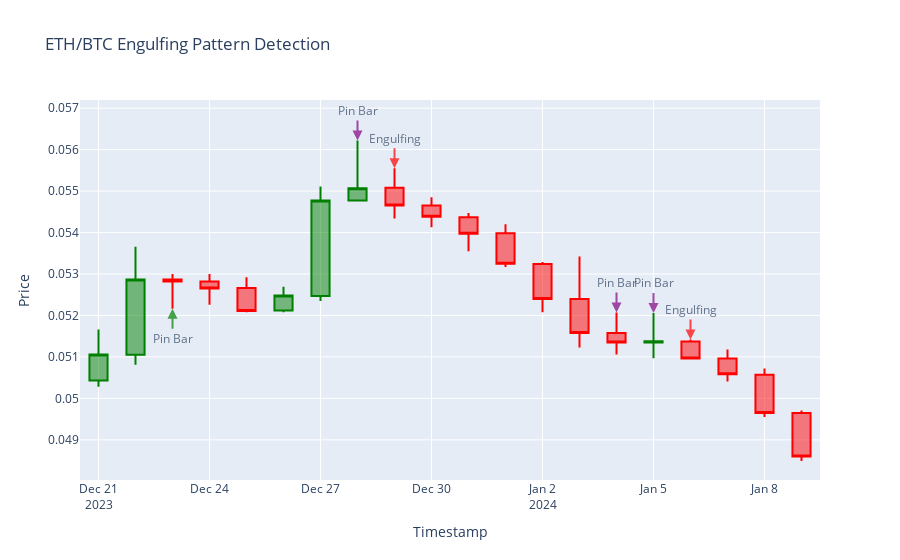
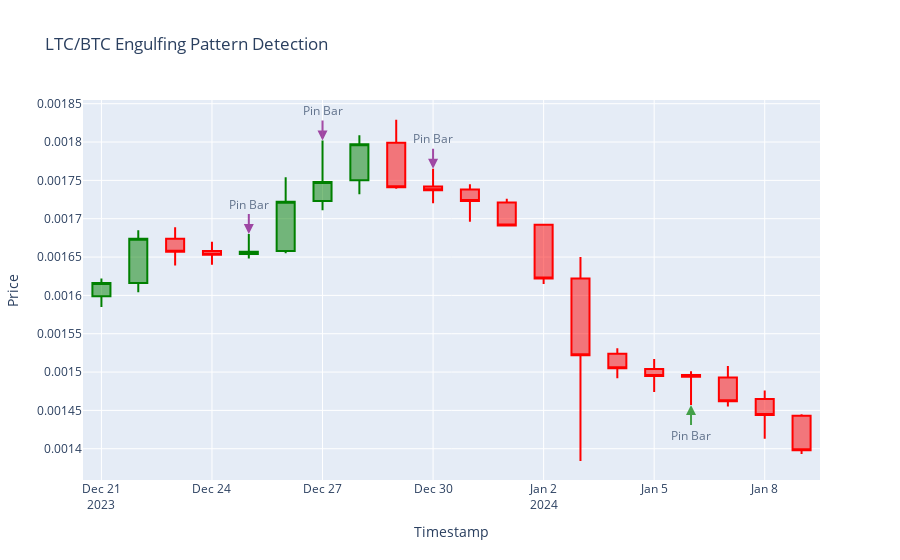
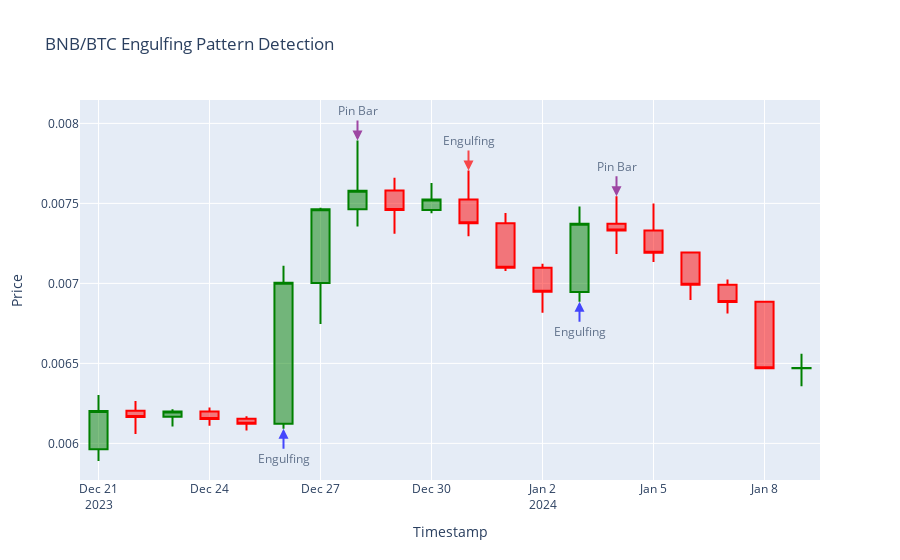
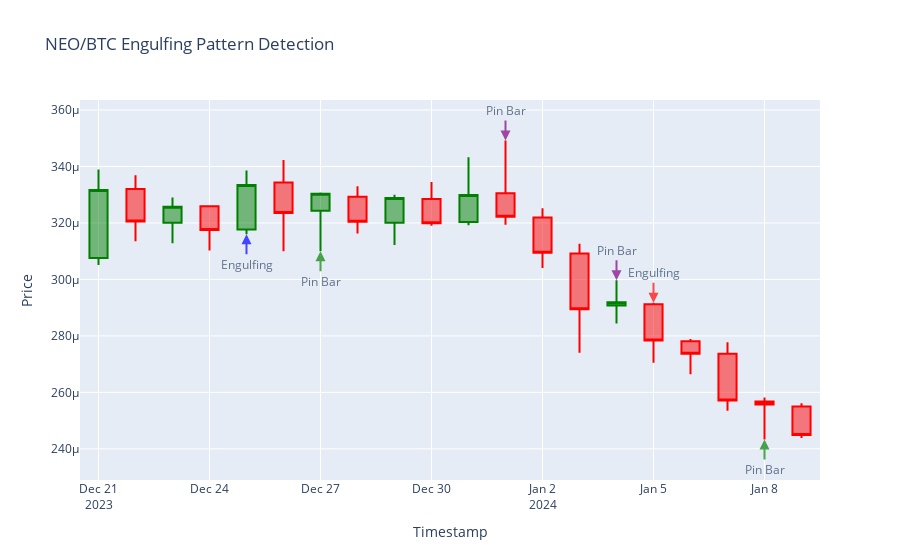

Here is the notebook cell these charts were saved with, in order:
### Code cell
import ccxt
import pandas as pd
import plotly.graph_objects as go
import plotly.io as pio
import subprocess
import re

# Function to clean up a symbol for file naming
def clean_symbol_for_filename(symbol):
    return re.sub(r'[^a-zA-Z0-9]', '_', symbol)

# Function to fetch top N cryptocurrencies by market capitalization
def get_top_cryptos(n=15):
    exchange = ccxt.binance()  # You can change this to the desired exchange
    markets = exchange.fetch_markets()
    sorted_markets = sorted(markets, key=lambda x: x['info']['market_cap_usd'] if 'market_cap_usd' in x['info'] else 0, reverse=True)[:n]
    top_symbols = [market['symbol'] for market in sorted_markets]
    return top_symbols


# Function to fetch major forex symbols
def get_major_forex_symbols():
    return ['EUR/USD', 'USD/JPY', 'GBP/USD', 'USD/CHF', 'AUD/USD', 'NZD/USD', 'USD/CAD', 'EUR/GBP', 'EUR/JPY', 'GBP/JPY']

# Function to save Plotly figure as HTML
def save_plot_to_html(fig, file_name):
    pio.write_html(fig, file_name)

# Function to convert HTML to PDF using wkhtmltopdf
def convert_html_to_pdf(html_file, pdf_file):
    subprocess.run(['wkhtmltopdf', html_file, pdf_file])

# Initialize the CCXT exchange object
exchange = ccxt.binance()  # You can change this to the desired exchange

# Get top 10 cryptocurrencies and major forex symbols
crypto_symbols = get_top_cryptos()
forex_symbols = get_major_forex_symbols()
all_symbols = crypto_symbols 

# Iterate through symbols
for symbol in all_symbols:
    # Define the trading pair and timeframe
    timeframe = '1d'

    # Fetch historical OHLCV data
    ohlcv = exchange.fetch_ohlcv(symbol, timeframe, limit=20)

    # Convert the data to a Pandas DataFrame
    df = pd.DataFrame(ohlcv, columns=['timestamp', 'open', 'high', 'low', 'close', 'volume'])

    # Convert timestamp to datetime
    df['timestamp'] = pd.to_datetime(df['timestamp'], unit='ms')

    # Detect engulfing pattern and pinbar pattern
    df['engulfing'] = 0
    df['pinbar']    = 0
    
    pinbar_intensity_wick = 3

    for i in range(1, len(df)):
        if (df['close'][i] > df['open'][i]) and (df['close'][i-1] < df['open'][i-1]) and (df['close'][i] > df['high'][i-1]):
            df.loc[i, 'engulfing'] = 1  # Bullish engulfing
            
        elif (df['close'][i] < df['open'][i]) and (df['close'][i-1] > df['open'][i-1]) and (df['close'][i] < df['low'][i-1]) :
            df.loc[i, 'engulfing'] = -1  # Bearish engulfing
            
        if ( abs(df['open'][i] - df['low'][i]) > pinbar_intensity_wick * abs(df['open'][i] - df['close'][i]) and
            abs(df['open'][i] - df['low'][i] > pinbar_intensity_wick *abs(df['close'][i] - df['high'][i]))):
            df.loc[i, 'pinbar'] = 1  # Bullish pinbar
            
        elif ( abs(df['close'][i] - df['low'][i]) > pinbar_intensity_wick * abs(df['open'][i] - df['close'][i]) and
            abs(df['close'][i] - df['low'][i] > pinbar_intensity_wick *abs(df['open'][i] - df['high'][i]))):
            df.loc[i, 'pinbar'] = 1  # Bullish pinbar
            
        elif ( abs(df['close'][i] - df['high'][i]) > pinbar_intensity_wick * abs(df['open'][i] - df['close'][i]) and
            pinbar_intensity_wick * abs(df['open'][i] - df['low'][i] < abs(df['close'][i] - df['high'][i]))):
            df.loc[i, 'pinbar'] = -1  # Bearish pinbar
            
        elif ( abs(df['open'][i] - df['high'][i]) > pinbar_intensity_wick * abs(df['open'][i] - df['close'][i]) and
            pinbar_intensity_wick * abs(df['close'][i] - df['low'][i] < abs(df['open'][i] - df['high'][i]))):
            df.loc[i, 'pinbar'] = -1  # Bearish pinbar
            
    
    # Filter engulfing and pin bar patterns
    pattern_df = df[(df['engulfing'] != 0) | (df['pinbar'] != 0)]

    # Plot the data using a candlestick chart
    fig = go.Figure(data=[go.Candlestick(x=df['timestamp'],
                                         open=df['open'],
                                         high=df['high'],
                                         low=df['low'],
                                         close=df['close'],
                                         increasing_line_color='green',
                                         decreasing_line_color='red'
                                        )])

    # Add arrows for engulfing and pin bar patterns
    for index, row in pattern_df.iterrows():
        color = 'blue' if row['engulfing'] == 1 else 'red' if row['engulfing'] == -1 else 'green' if row['pinbar'] == 1 else 'purple'
        arrow_direction = 'up' if row['engulfing'] == 1 or row['pinbar'] == 1 else 'down'
        annotation_text = 'Engulfing' if row['engulfing'] != 0 else 'Pin Bar'

        fig.add_annotation(
            dict(x=row['timestamp'],
                 y=row['low'] if arrow_direction == 'up' else row['high'],
                 text=annotation_text,
                 arrowhead=2,
                 arrowsize=1,
                 arrowwidth=2,
                 arrowcolor=color,
                 ax=0,
                 ay=+30 if arrow_direction == 'up' else -30,
                 opacity=0.7
                )
        )

    
    fig.update_layout(title=f'{symbol} Engulfing Pattern Detection',
                      xaxis_title='Timestamp',
                      yaxis_title='Price',
                      xaxis_rangeslider_visible=False)

    # Clean up the symbol for file naming
    clean_symbol = clean_symbol_for_filename(symbol)

    # Save the plot as HTML
    #html_file = f"{clean_symbol}_engulfing_pattern.html"
    #save_plot_to_html(fig, html_file)


    # Show the plot (optional)
    fig.show()

### Figure 1 — Plotly figure (JSON) as saved in the notebook; plotly's stock layout.template omitted (floating-point values rounded to 4 significant figures)
{"data": [{"close": [0.05106, 0.05287, 0.05282, 0.05265, 0.05211, 0.05248, 0.05477, 0.05507, 0.05465, 0.05438, 0.05397, 0.05325, 0.0524, 0.05158, 0.05135, 0.05138, 0.05096, 0.05058, 0.04965, 0.0486], "decreasing": {"line": {"color": "red"}}, "high": [0.05166, 0.05366, 0.053, 0.053, 0.05292, 0.05269, 0.05511, 0.05622, 0.05555, 0.05485, 0.05447, 0.0542, 0.05329, 0.05342, 0.05207, 0.05206, 0.05142, 0.05118, 0.05072, 0.04971], "increasing": {"line": {"color": "green"}}, "low": [0.05028, 0.05081, 0.05216, 0.05226, 0.05208, 0.05208, 0.05235, 0.05476, 0.05434, 0.05413, 0.05355, 0.05317, 0.05208, 0.05123, 0.05106, 0.05097, 0.05095, 0.05041, 0.04955, 0.04849], "open": [0.05043, 0.05105, 0.05287, 0.05282, 0.05266, 0.05212, 0.05247, 0.05477, 0.05508, 0.05465, 0.05437, 0.05398, 0.05324, 0.0524, 0.05158, 0.05135, 0.05137, 0.05096, 0.05057, 0.04965], "type": "candlestick", "x": ["2023-12-21T00:00:00", "2023-12-22T00:00:00", "2023-12-23T00:00:00", "2023-12-24T00:00:00", "2023-12-25T00:00:00", "2023-12-26T00:00:00", "2023-12-27T00:00:00", "2023-12-28T00:00:00", "2023-12-29T00:00:00", "2023-12-30T00:00:00", "2023-12-31T00:00:00", "2024-01-01T00:00:00", "2024-01-02T00:00:00", "2024-01-03T00:00:00", "2024-01-04T00:00:00", "2024-01-05T00:00:00", "2024-01-06T00:00:00", "2024-01-07T00:00:00", "2024-01-08T00:00:00", "2024-01-09T00:00:00"]}], "layout": {"annotations": [{"arrowcolor": "green", "arrowhead": 2, "arrowsize": 1, "arrowwidth": 2, "ax": 0, "ay": 30, "opacity": 0.7, "text": "Pin Bar", "x": "2023-12-23T00:00:00", "y": 0.05216}, {"arrowcolor": "purple", "arrowhead": 2, "arrowsize": 1, "arrowwidth": 2, "ax": 0, "ay": -30, "opacity": 0.7, "text": "Pin Bar", "x": "2023-12-28T00:00:00", "y": 0.05622}, {"arrowcolor": "red", "arrowhead": 2, "arrowsize": 1, "arrowwidth": 2, "ax": 0, "ay": -30, "opacity": 0.7, "text": "Engulfing", "x": "2023-12-29T00:00:00", "y": 0.05555}, {"arrowcolor": "purple", "arrowhead": 2, "arrowsize": 1, "arrowwidth": 2, "ax": 0, "ay": -30, "opacity": 0.7, "text": "Pin Bar", "x": "2024-01-04T00:00:00", "y": 0.05207}, {"arrowcolor": "purple", "arrowhead": 2, "arrowsize": 1, "arrowwidth": 2, "ax": 0, "ay": -30, "opacity": 0.7, "text": "Pin Bar", "x": "2024-01-05T00:00:00", "y": 0.05206}, {"arrowcolor": "red", "arrowhead": 2, "arrowsize": 1, "arrowwidth": 2, "ax": 0, "ay": -30, "opacity": 0.7, "text": "Engulfing", "x": "2024-01-06T00:00:00", "y": 0.05142}], "title": {"text": "ETH/BTC Engulfing Pattern Detection"}, "xaxis": {"rangeslider": {"visible": false}, "title": {"text": "Timestamp"}}, "yaxis": {"title": {"text": "Price"}}}}

### Figure 2 — Plotly figure (JSON) as saved in the notebook; plotly's stock layout.template omitted (floating-point values rounded to 4 significant figures)
{"data": [{"close": [0.001616, 0.001674, 0.001657, 0.001653, 0.001657, 0.001722, 0.001748, 0.001797, 0.001741, 0.001737, 0.001723, 0.001691, 0.001622, 0.001522, 0.001505, 0.001495, 0.001494, 0.001462, 0.001444, 0.001398], "decreasing": {"line": {"color": "red"}}, "high": [0.001622, 0.001685, 0.001689, 0.00167, 0.00168, 0.001754, 0.001802, 0.001809, 0.001829, 0.001765, 0.001745, 0.001726, 0.001692, 0.00165, 0.001531, 0.001517, 0.001501, 0.001508, 0.001476, 0.001445], "increasing": {"line": {"color": "green"}}, "low": [0.001585, 0.001604, 0.001639, 0.00164, 0.001648, 0.001655, 0.001711, 0.001732, 0.001739, 0.00172, 0.001696, 0.00169, 0.001615, 0.001384, 0.001492, 0.001474, 0.001457, 0.001455, 0.001413, 0.001393], "open": [0.001599, 0.001616, 0.001674, 0.001658, 0.001654, 0.001658, 0.001723, 0.00175, 0.001799, 0.001742, 0.001738, 0.001721, 0.001692, 0.001622, 0.001524, 0.001504, 0.001496, 0.001493, 0.001465, 0.001443], "type": "candlestick", "x": ["2023-12-21T00:00:00", "2023-12-22T00:00:00", "2023-12-23T00:00:00", "2023-12-24T00:00:00", "2023-12-25T00:00:00", "2023-12-26T00:00:00", "2023-12-27T00:00:00", "2023-12-28T00:00:00", "2023-12-29T00:00:00", "2023-12-30T00:00:00", "2023-12-31T00:00:00", "2024-01-01T00:00:00", "2024-01-02T00:00:00", "2024-01-03T00:00:00", "2024-01-04T00:00:00", "2024-01-05T00:00:00", "2024-01-06T00:00:00", "2024-01-07T00:00:00", "2024-01-08T00:00:00", "2024-01-09T00:00:00"]}], "layout": {"annotations": [{"arrowcolor": "purple", "arrowhead": 2, "arrowsize": 1, "arrowwidth": 2, "ax": 0, "ay": -30, "opacity": 0.7, "text": "Pin Bar", "x": "2023-12-25T00:00:00", "y": 0.00168}, {"arrowcolor": "purple", "arrowhead": 2, "arrowsize": 1, "arrowwidth": 2, "ax": 0, "ay": -30, "opacity": 0.7, "text": "Pin Bar", "x": "2023-12-27T00:00:00", "y": 0.001802}, {"arrowcolor": "purple", "arrowhead": 2, "arrowsize": 1, "arrowwidth": 2, "ax": 0, "ay": -30, "opacity": 0.7, "text": "Pin Bar", "x": "2023-12-30T00:00:00", "y": 0.001765}, {"arrowcolor": "green", "arrowhead": 2, "arrowsize": 1, "arrowwidth": 2, "ax": 0, "ay": 30, "opacity": 0.7, "text": "Pin Bar", "x": "2024-01-06T00:00:00", "y": 0.001457}], "title": {"text": "LTC/BTC Engulfing Pattern Detection"}, "xaxis": {"rangeslider": {"visible": false}, "title": {"text": "Timestamp"}}, "yaxis": {"title": {"text": "Price"}}}}

### Figure 3 — Plotly figure (JSON) as saved in the notebook; plotly's stock layout.template omitted (floating-point values rounded to 4 significant figures)
{"data": [{"close": [0.006203, 0.006165, 0.0062, 0.006153, 0.006123, 0.007004, 0.007463, 0.007579, 0.007458, 0.007524, 0.007376, 0.007097, 0.006947, 0.007373, 0.007331, 0.007192, 0.006992, 0.006884, 0.006469, 0.006471], "decreasing": {"line": {"color": "red"}}, "high": [0.006302, 0.006265, 0.006214, 0.006225, 0.006169, 0.007111, 0.007472, 0.007893, 0.00766, 0.007627, 0.007706, 0.00744, 0.007122, 0.007481, 0.007545, 0.0075, 0.007195, 0.007024, 0.006886, 0.00656], "increasing": {"line": {"color": "green"}}, "low": [0.00589, 0.006058, 0.006105, 0.00611, 0.00608, 0.006091, 0.006746, 0.007356, 0.00731, 0.007438, 0.007295, 0.007078, 0.006817, 0.006886, 0.007184, 0.007134, 0.006896, 0.006812, 0.006468, 0.006357], "open": [0.005963, 0.006204, 0.006166, 0.0062, 0.006154, 0.006123, 0.007002, 0.007463, 0.007581, 0.007459, 0.007524, 0.007376, 0.007097, 0.006946, 0.007373, 0.00733, 0.007193, 0.006992, 0.006885, 0.006469], "type": "candlestick", "x": ["2023-12-21T00:00:00", "2023-12-22T00:00:00", "2023-12-23T00:00:00", "2023-12-24T00:00:00", "2023-12-25T00:00:00", "2023-12-26T00:00:00", "2023-12-27T00:00:00", "2023-12-28T00:00:00", "2023-12-29T00:00:00", "2023-12-30T00:00:00", "2023-12-31T00:00:00", "2024-01-01T00:00:00", "2024-01-02T00:00:00", "2024-01-03T00:00:00", "2024-01-04T00:00:00", "2024-01-05T00:00:00", "2024-01-06T00:00:00", "2024-01-07T00:00:00", "2024-01-08T00:00:00", "2024-01-09T00:00:00"]}], "layout": {"annotations": [{"arrowcolor": "blue", "arrowhead": 2, "arrowsize": 1, "arrowwidth": 2, "ax": 0, "ay": 30, "opacity": 0.7, "text": "Engulfing", "x": "2023-12-26T00:00:00", "y": 0.006091}, {"arrowcolor": "purple", "arrowhead": 2, "arrowsize": 1, "arrowwidth": 2, "ax": 0, "ay": -30, "opacity": 0.7, "text": "Pin Bar", "x": "2023-12-28T00:00:00", "y": 0.007893}, {"arrowcolor": "red", "arrowhead": 2, "arrowsize": 1, "arrowwidth": 2, "ax": 0, "ay": -30, "opacity": 0.7, "text": "Engulfing", "x": "2023-12-31T00:00:00", "y": 0.007706}, {"arrowcolor": "blue", "arrowhead": 2, "arrowsize": 1, "arrowwidth": 2, "ax": 0, "ay": 30, "opacity": 0.7, "text": "Engulfing", "x": "2024-01-03T00:00:00", "y": 0.006886}, {"arrowcolor": "purple", "arrowhead": 2, "arrowsize": 1, "arrowwidth": 2, "ax": 0, "ay": -30, "opacity": 0.7, "text": "Pin Bar", "x": "2024-01-04T00:00:00", "y": 0.007545}], "title": {"text": "BNB/BTC Engulfing Pattern Detection"}, "xaxis": {"rangeslider": {"visible": false}, "title": {"text": "Timestamp"}}, "yaxis": {"title": {"text": "Price"}}}}

### Figure 4 — Plotly figure (JSON) as saved in the notebook; plotly's stock layout.template omitted (floating-point values rounded to 4 significant figures)
{"data": [{"close": [0.0003317, 0.0003205, 0.0003257, 0.0003175, 0.0003334, 0.0003235, 0.0003303, 0.0003204, 0.0003288, 0.0003199, 0.0003299, 0.0003222, 0.0003094, 0.0002894, 0.0002919, 0.0002784, 0.0002737, 0.0002571, 0.0002557, 0.0002449], "decreasing": {"line": {"color": "red"}}, "high": [0.0003389, 0.0003369, 0.000329, 0.0003259, 0.0003386, 0.0003423, 0.0003308, 0.000333, 0.00033, 0.0003345, 0.0003433, 0.0003492, 0.0003252, 0.0003126, 0.0002997, 0.0002917, 0.0002789, 0.0002777, 0.0002582, 0.0002561], "increasing": {"line": {"color": "green"}}, "low": [0.0003051, 0.0003135, 0.0003128, 0.0003102, 0.000316, 0.00031, 0.00031, 0.0003163, 0.0003122, 0.000319, 0.0003192, 0.0003194, 0.000304, 0.000274, 0.0002844, 0.0002705, 0.0002664, 0.0002535, 0.0002433, 0.0002438], "open": [0.0003076, 0.000332, 0.0003201, 0.0003259, 0.0003177, 0.0003343, 0.0003243, 0.0003293, 0.0003201, 0.0003285, 0.0003203, 0.0003305, 0.0003219, 0.0003092, 0.0002908, 0.0002912, 0.0002781, 0.0002737, 0.0002568, 0.000255], "type": "candlestick", "x": ["2023-12-21T00:00:00", "2023-12-22T00:00:00", "2023-12-23T00:00:00", "2023-12-24T00:00:00", "2023-12-25T00:00:00", "2023-12-26T00:00:00", "2023-12-27T00:00:00", "2023-12-28T00:00:00", "2023-12-29T00:00:00", "2023-12-30T00:00:00", "2023-12-31T00:00:00", "2024-01-01T00:00:00", "2024-01-02T00:00:00", "2024-01-03T00:00:00", "2024-01-04T00:00:00", "2024-01-05T00:00:00", "2024-01-06T00:00:00", "2024-01-07T00:00:00", "2024-01-08T00:00:00", "2024-01-09T00:00:00"]}], "layout": {"annotations": [{"arrowcolor": "blue", "arrowhead": 2, "arrowsize": 1, "arrowwidth": 2, "ax": 0, "ay": 30, "opacity": 0.7, "text": "Engulfing", "x": "2023-12-25T00:00:00", "y": 0.000316}, {"arrowcolor": "green", "arrowhead": 2, "arrowsize": 1, "arrowwidth": 2, "ax": 0, "ay": 30, "opacity": 0.7, "text": "Pin Bar", "x": "2023-12-27T00:00:00", "y": 0.00031}, {"arrowcolor": "purple", "arrowhead": 2, "arrowsize": 1, "arrowwidth": 2, "ax": 0, "ay": -30, "opacity": 0.7, "text": "Pin Bar", "x": "2024-01-01T00:00:00", "y": 0.0003492}, {"arrowcolor": "purple", "arrowhead": 2, "arrowsize": 1, "arrowwidth": 2, "ax": 0, "ay": -30, "opacity": 0.7, "text": "Pin Bar", "x": "2024-01-04T00:00:00", "y": 0.0002997}, {"arrowcolor": "red", "arrowhead": 2, "arrowsize": 1, "arrowwidth": 2, "ax": 0, "ay": -30, "opacity": 0.7, "text": "Engulfing", "x": "2024-01-05T00:00:00", "y": 0.0002917}, {"arrowcolor": "green", "arrowhead": 2, "arrowsize": 1, "arrowwidth": 2, "ax": 0, "ay": 30, "opacity": 0.7, "text": "Pin Bar", "x": "2024-01-08T00:00:00", "y": 0.0002433}], "title": {"text": "NEO/BTC Engulfing Pattern Detection"}, "xaxis": {"rangeslider": {"visible": false}, "title": {"text": "Timestamp"}}, "yaxis": {"title": {"text": "Price"}}}}
